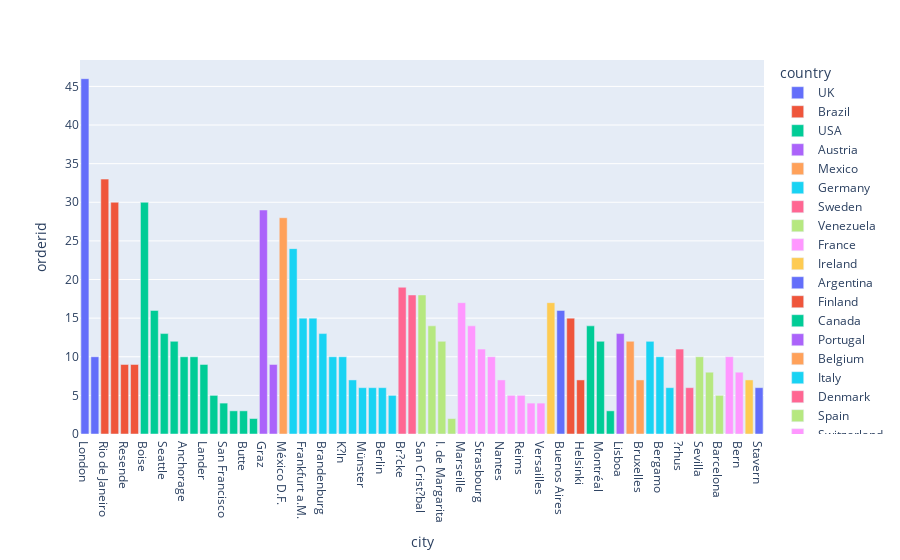

The notebook cell this image was saved under:
### Code cell
px.bar(data_frame= city_group, x='city', y='orderid', color='country')

### Figure 1 — Plotly figure (JSON) as saved in the notebook; plotly's stock layout.template omitted (floating-point values rounded to 4 significant figures)
{"data": [{"alignmentgroup": "True", "hovertemplate": "country=UK<br>city=%{x}<br>orderid=%{y}<extra></extra>", "legendgroup": "UK", "marker": {"color": "#636efa", "pattern": {"shape": ""}}, "name": "UK", "offsetgroup": "UK", "orientation": "v", "showlegend": true, "textposition": "auto", "type": "bar", "x": ["London", "Cowes"], "xaxis": "x", "y": [46, 10], "yaxis": "y"}, {"alignmentgroup": "True", "hovertemplate": "country=Brazil<br>city=%{x}<br>orderid=%{y}<extra></extra>", "legendgroup": "Brazil", "marker": {"color": "#EF553B", "pattern": {"shape": ""}}, "name": "Brazil", "offsetgroup": "Brazil", "orientation": "v", "showlegend": true, "textposition": "auto", "type": "bar", "x": ["Rio de Janeiro", "Sao Paulo", "Resende", "Campinas"], "xaxis": "x", "y": [33, 30, 9, 9], "yaxis": "y"}, {"alignmentgroup": "True", "hovertemplate": "country=USA<br>city=%{x}<br>orderid=%{y}<extra></extra>", "legendgroup": "USA", "marker": {"color": "#00cc96", "pattern": {"shape": ""}}, "name": "USA", "offsetgroup": "USA", "orientation": "v", "showlegend": true, "textposition": "auto", "type": "bar", "x": ["Boise", "Albuquerque", "Seattle", "Portland", "Anchorage", "Eugene", "Lander", "Elgin", "San Francisco", "Kirkland", "Butte", "Walla Walla"], "xaxis": "x", "y": [30, 16, 13, 12, 10, 10, 9, 5, 4, 3, 3, 2], "yaxis": "y"}, {"alignmentgroup": "True", "hovertemplate": "country=Austria<br>city=%{x}<br>orderid=%{y}<extra></extra>", "legendgroup": "Austria", "marker": {"color": "#ab63fa", "pattern": {"shape": ""}}, "name": "Austria", "offsetgroup": "Austria", "orientation": "v", "showlegend": true, "textposition": "auto", "type": "bar", "x": ["Graz", "Salzburg"], "xaxis": "x", "y": [29, 9], "yaxis": "y"}, {"alignmentgroup": "True", "hovertemplate": "country=Mexico<br>city=%{x}<br>orderid=%{y}<extra></extra>", "legendgroup": "Mexico", "marker": {"color": "#FFA15A", "pattern": {"shape": ""}}, "name": "Mexico", "offsetgroup": "Mexico", "orientation": "v", "showlegend": true, "textposition": "auto", "type": "bar", "x": ["México D.F."], "xaxis": "x", "y": [28], "yaxis": "y"}, {"alignmentgroup": "True", "hovertemplate": "country=Germany<br>city=%{x}<br>orderid=%{y}<extra></extra>", "legendgroup": "Germany", "marker": {"color": "#19d3f3", "pattern": {"shape": ""}}, "name": "Germany", "offsetgroup": "Germany", "orientation": "v", "showlegend": true, "textposition": "auto", "type": "bar", "x": ["Cunewalde", "Frankfurt a.M.", "München", "Brandenburg", "Stuttgart", "K?ln", "Mannheim", "Münster", "Aachen", "Berlin", "Leipzig"], "xaxis": "x", "y": [24, 15, 15, 13, 10, 10, 7, 6, 6, 6, 5], "yaxis": "y"}, {"alignmentgroup": "True", "hovertemplate": "country=Sweden<br>city=%{x}<br>orderid=%{y}<extra></extra>", "legendgroup": "Sweden", "marker": {"color": "#FF6692", "pattern": {"shape": ""}}, "name": "Sweden", "offsetgroup": "Sweden", "orientation": "v", "showlegend": true, "textposition": "auto", "type": "bar", "x": ["Br?cke", "Lule?"], "xaxis": "x", "y": [19, 18], "yaxis": "y"}, {"alignmentgroup": "True", "hovertemplate": "country=Venezuela<br>city=%{x}<br>orderid=%{y}<extra></extra>", "legendgroup": "Venezuela", "marker": {"color": "#B6E880", "pattern": {"shape": ""}}, "name": "Venezuela", "offsetgroup": "Venezuela", "orientation": "v", "showlegend": true, "textposition": "auto", "type": "bar", "x": ["San Crist?bal", "Barquisimeto", "I. de Margarita", "Caracas"], "xaxis": "x", "y": [18, 14, 12, 2], "yaxis": "y"}, {"alignmentgroup": "True", "hovertemplate": "country=France<br>city=%{x}<br>orderid=%{y}<extra></extra>", "legendgroup": "France", "marker": {"color": "#FF97FF", "pattern": {"shape": ""}}, "name": "France", "offsetgroup": "France", "orientation": "v", "showlegend": true, "textposition": "auto", "type": "bar", "x": ["Marseille", "Toulouse", "Strasbourg", "Lyon", "Nantes", "Lille", "Reims", "Paris", "Versailles"], "xaxis": "x", "y": [17, 14, 11, 10, 7, 5, 5, 4, 4], "yaxis": "y"}, {"alignmentgroup": "True", "hovertemplate": "country=Ireland<br>city=%{x}<br>orderid=%{y}<extra></extra>", "legendgroup": "Ireland", "marker": {"color": "#FECB52", "pattern": {"shape": ""}}, "name": "Ireland", "offsetgroup": "Ireland", "orientation": "v", "showlegend": true, "textposition": "auto", "type": "bar", "x": ["Cork"], "xaxis": "x", "y": [17], "yaxis": "y"}, {"alignmentgroup": "True", "hovertemplate": "country=Argentina<br>city=%{x}<br>orderid=%{y}<extra></extra>", "legendgroup": "Argentina", "marker": {"color": "#636efa", "pattern": {"shape": ""}}, "name": "Argentina", "offsetgroup": "Argentina", "orientation": "v", "showlegend": true, "textposition": "auto", "type": "bar", "x": ["Buenos Aires"], "xaxis": "x", "y": [16], "yaxis": "y"}, {"alignmentgroup": "True", "hovertemplate": "country=Finland<br>city=%{x}<br>orderid=%{y}<extra></extra>", "legendgroup": "Finland", "marker": {"color": "#EF553B", "pattern": {"shape": ""}}, "name": "Finland", "offsetgroup": "Finland", "orientation": "v", "showlegend": true, "textposition": "auto", "type": "bar", "x": ["Oulu", "Helsinki"], "xaxis": "x", "y": [15, 7], "yaxis": "y"}, {"alignmentgroup": "True", "hovertemplate": "country=Canada<br>city=%{x}<br>orderid=%{y}<extra></extra>", "legendgroup": "Canada", "marker": {"color": "#00cc96", "pattern": {"shape": ""}}, "name": "Canada", "offsetgroup": "Canada", "orientation": "v", "showlegend": true, "textposition": "auto", "type": "bar", "x": ["Tsawassen", "Montréal", "Vancouver"], "xaxis": "x", "y": [14, 12, 3], "yaxis": "y"}, {"alignmentgroup": "True", "hovertemplate": "country=Portugal<br>city=%{x}<br>orderid=%{y}<extra></extra>", "legendgroup": "Portugal", "marker": {"color": "#ab63fa", "pattern": {"shape": ""}}, "name": "Portugal", "offsetgroup": "Portugal", "orientation": "v", "showlegend": true, "textposition": "auto", "type": "bar", "x": ["Lisboa"], "xaxis": "x", "y": [13], "yaxis": "y"}, {"alignmentgroup": "True", "hovertemplate": "country=Belgium<br>city=%{x}<br>orderid=%{y}<extra></extra>", "legendgroup": "Belgium", "marker": {"color": "#FFA15A", "pattern": {"shape": ""}}, "name": "Belgium", "offsetgroup": "Belgium", "orientation": "v", "showlegend": true, "textposition": "auto", "type": "bar", "x": ["Charleroi", "Bruxelles"], "xaxis": "x", "y": [12, 7], "yaxis": "y"}, {"alignmentgroup": "True", "hovertemplate": "country=Italy<br>city=%{x}<br>orderid=%{y}<extra></extra>", "legendgroup": "Italy", "marker": {"color": "#19d3f3", "pattern": {"shape": ""}}, "name": "Italy", "offsetgroup": "Italy", "orientation": "v", "showlegend": true, "textposition": "auto", "type": "bar", "x": ["Reggio Emilia", "Bergamo", "Torino"], "xaxis": "x", "y": [12, 10, 6], "yaxis": "y"}, {"alignmentgroup": "True", "hovertemplate": "country=Denmark<br>city=%{x}<br>orderid=%{y}<extra></extra>", "legendgroup": "Denmark", "marker": {"color": "#FF6692", "pattern": {"shape": ""}}, "name": "Denmark", "offsetgroup": "Denmark", "orientation": "v", "showlegend": true, "textposition": "auto", "type": "bar", "x": ["?rhus", "Kobenhavn"], "xaxis": "x", "y": [11, 6], "yaxis": "y"}, {"alignmentgroup": "True", "hovertemplate": "country=Spain<br>city=%{x}<br>orderid=%{y}<extra></extra>", "legendgroup": "Spain", "marker": {"color": "#B6E880", "pattern": {"shape": ""}}, "name": "Spain", "offsetgroup": "Spain", "orientation": "v", "showlegend": true, "textposition": "auto", "type": "bar", "x": ["Sevilla", "Madrid", "Barcelona"], "xaxis": "x", "y": [10, 8, 5], "yaxis": "y"}, {"alignmentgroup": "True", "hovertemplate": "country=Switzerland<br>city=%{x}<br>orderid=%{y}<extra></extra>", "legendgroup": "Switzerland", "marker": {"color": "#FF97FF", "pattern": {"shape": ""}}, "name": "Switzerland", "offsetgroup": "Switzerland", "orientation": "v", "showlegend": true, "textposition": "auto", "type": "bar", "x": ["Genève", "Bern"], "xaxis": "x", "y": [10, 8], "yaxis": "y"}, {"alignmentgroup": "True", "hovertemplate": "country=Poland<br>city=%{x}<br>orderid=%{y}<extra></extra>", "legendgroup": "Poland", "marker": {"color": "#FECB52", "pattern": {"shape": ""}}, "name": "Poland", "offsetgroup": "Poland", "orientation": "v", "showlegend": true, "textposition": "auto", "type": "bar", "x": ["Warszawa"], "xaxis": "x", "y": [7], "yaxis": "y"}, {"alignmentgroup": "True", "hovertemplate": "country=Norway<br>city=%{x}<br>orderid=%{y}<extra></extra>", "legendgroup": "Norway", "marker": {"color": "#636efa", "pattern": {"shape": ""}}, "name": "Norway", "offsetgroup": "Norway", "orientation": "v", "showlegend": true, "textposition": "auto", "type": "bar", "x": ["Stavern"], "xaxis": "x", "y": [6], "yaxis": "y"}], "layout": {"barmode": "relative", "legend": {"title": {"text": "country"}, "tracegroupgap": 0}, "margin": {"t": 60}, "xaxis": {"anchor": "y", "domain": [0, 1], "title": {"text": "city"}}, "yaxis": {"anchor": "x", "domain": [0, 1], "title": {"text": "orderid"}}}}
